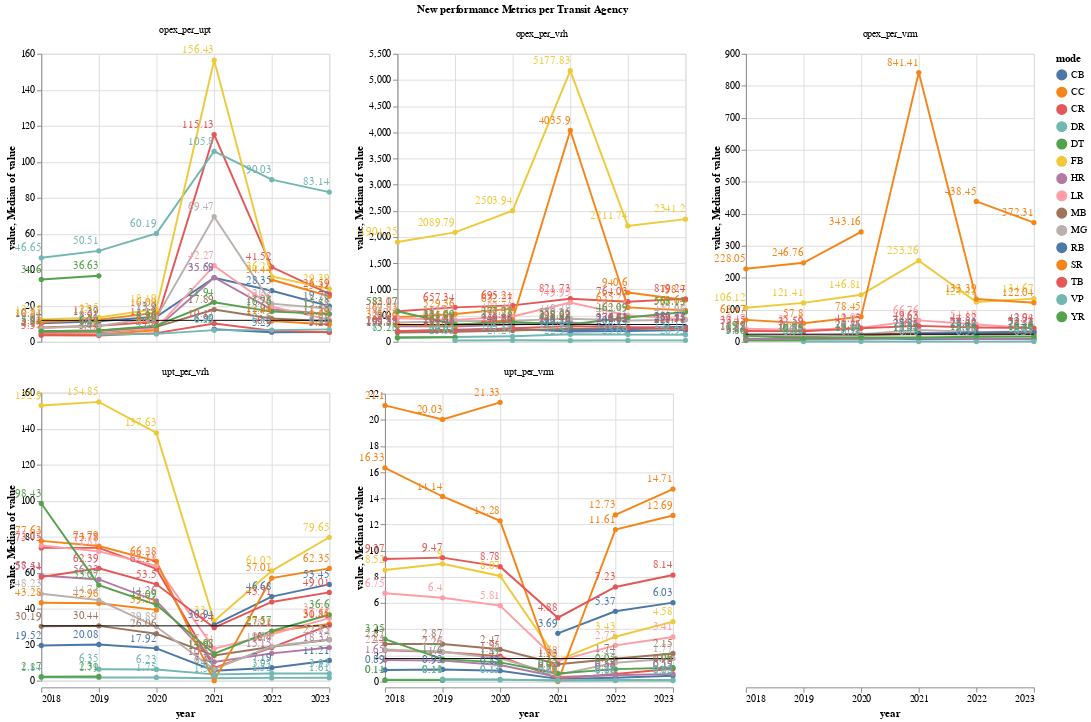

Write notebook code for a chart like this one.
### Code cell
make_line(by_mode_long, 
          x_col= "year:T", 
          y_col= "value",
          facet= "variable:N",
          color= "mode:N",
          title= "New performance Metrics per Transit Agency",
          ind_axis=True
         )

### Figure 1 — Vega-Lite specification as saved in the notebook (floating-point values rounded to 4 significant figures; data arrays with more than 128 entries replaced by an {"elided": "..."} marker saying what was removed)
{"config": {"view": {"continuousWidth": 300, "continuousHeight": 300}}, "data": {"name": "data-0f4276560be2caa2ed10ec78e28e6e8f"}, "facet": {"field": "variable", "title": "New performance Metrics per Transit Agency", "type": "nominal"}, "spec": {"layer": [{"mark": {"type": "line", "point": true}, "encoding": {"color": {"field": "mode", "type": "nominal"}, "tooltip": [{"field": "year", "type": "temporal"}, {"field": "value", "type": "quantitative"}, {"field": "mode", "type": "nominal"}], "x": {"field": "year", "type": "temporal"}, "y": {"field": "value", "type": "quantitative"}}}, {"mark": {"type": "rule"}, "encoding": {"y": {"aggregate": "median", "field": "value", "type": "quantitative"}}}, {"mark": {"type": "text", "align": "right", "dy": -10}, "encoding": {"color": {"field": "mode", "type": "nominal"}, "text": {"field": "value", "type": "quantitative"}, "x": {"field": "year", "type": "temporal"}, "y": {"field": "value", "type": "quantitative"}}}]}, "columns": 3, "resolve": {"scale": {"y": "independent"}}, "$schema": "https://vega.github.io/schema/vega-lite/v5.20.1.json", "datasets": {"data-0f4276560be2caa2ed10ec78e28e6e8f": {"elided": "425 records"}}}
